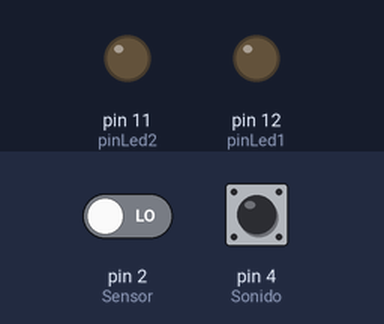
This sketch was run on a simulated Arduino Uno, built with avr-gcc and run on an emulated ATmega328P. On the bench: output pins drawn as LEDs (lit = HIGH). The inputs (shaded band) are chosen by the test bench; at power-on: pin 2 (Sensor) LOW, pin 4 (Sonido) HIGH. What the sketch prints to the serial monitor is not drawn.

Above: at 1.2 s.
1.3 s: pin 2 (Sensor) driven HIGH
At 2.5 s:
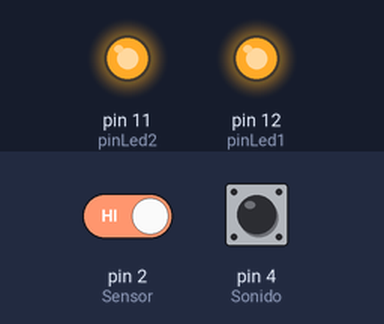
Timing chart, 0 to 4.3 s (numbered marks = the images above; inputs shaded):
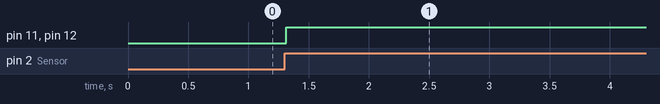

Measured:
- after the input at 1.3 s, pin 11 (pinLed2), pin 12 (pinLed1): LOW → HIGH at once

The sketch:

Luces_inteligentes_arduino.ino
```cpp
int pinLed1 = 12;
int pinLed2 = 11;
int Sensor =2;
const int Sonido = 4;
int estadoSonido;

void setup() {
  // put your setup code here, to run once:
pinMode(Sensor, INPUT);
Serial.begin(9600);

pinMode(pinLed1, OUTPUT);
pinMode(pinLed2, OUTPUT);
pinMode(Sonido, INPUT);

}

void loop() {
  // put your main code here, to run repeatedly:
  int V = digitalRead(Sensor);
  int estadoSonido = digitalRead(Sonido);

  Serial.println(V);
  Serial.println(estadoSonido);
if (V == HIGH){
  digitalWrite(pinLed1,HIGH);
  digitalWrite(pinLed2,HIGH);

}
else if (estadoSonido == LOW){
 digitalWrite(pinLed1,LOW);
 digitalWrite(pinLed2,LOW);

}


}
```
